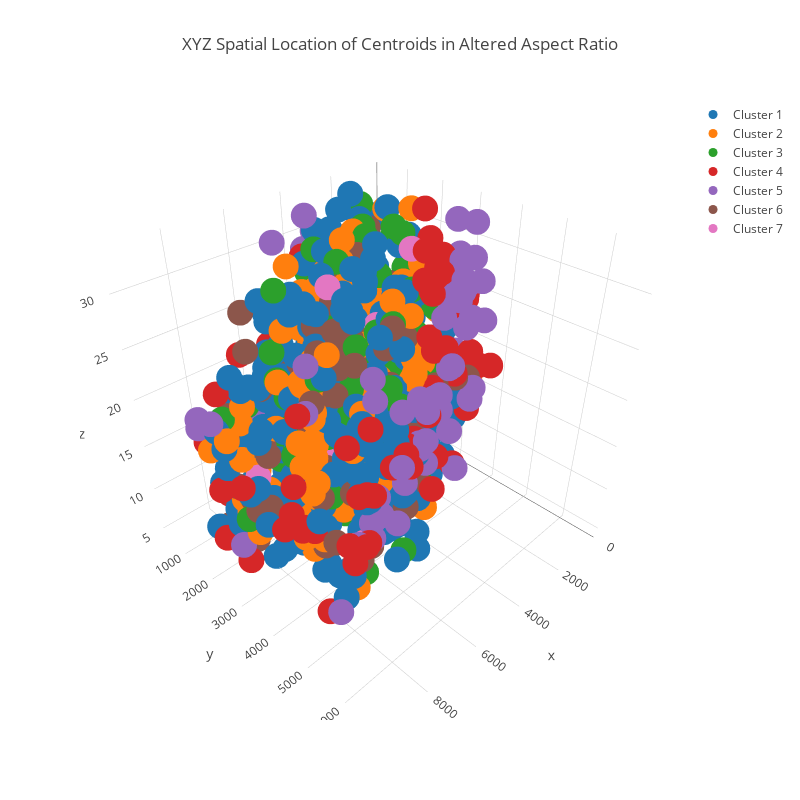

The code cell stored with this chart in its notebook:
### Markdown cell above
# XYZ Spatial Cluster Plot in Altered Aspect Ratio 

The XYZ Spatial Cluster Plot in Altered Aspect Ratio is a plot of all of the fluorescently labeled centroids in the Collman14v2 data set in three dimensions in an altered aspect ratio. Each of the centroids is colored according to the feature label (cluster) that it belongs to. This plot is considered to be in an 'altered aspect ratio' because the aspect ratio is incosistent with the actual size of the tissue section that was used to obtain and label each of the centroids.

### Code cell
def scatter(data, i): 
    trace = go.Scatter3d(
        x = data[:, 0],
        y = data[:, 1],
        z = data[:, 2],
        mode = 'markers',
        marker = dict(
        size = '9',
        showscale = False,
        ), name = 'Cluster {}'.format(i)
        )
    return trace 

trace = [scatter(data, i + 1) for i, data in enumerate(new_cluster_matrix)]


layout = go.Layout(
    title = 'XYZ Spatial Location of Centroids in Altered Aspect Ratio',
    height = 800,
    width = 800,
    showlegend = True
)

data = trace
fig = go.Figure(data = data, layout = layout)
iplot(fig)
